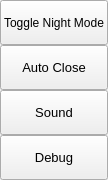
                 <widget class="QFrame" name="extraRightBox">
                  <property name="minimumSize">
                   <size>
                    <width>0</width>
                    <height>0</height>
                   </size>
                  </property>
                  <property name="maximumSize">
                   <size>
                    <width>0</width>
                    <height>16777215</height>
                   </size>
                  </property>
                  <property name="frameShape">
                   <enum>QFrame::NoFrame</enum>
                  </property>
                  <property name="frameShadow">
                   <enum>QFrame::Raised</enum>
                  </property>
                  <layout class="QVBoxLayout" name="verticalLayout_7">
                   <property name="spacing">
                    <number>0</number>
                   </property>
                   <property name="leftMargin">
                    <number>0</number>
                   </property>
                   <property name="topMargin">
                    <number>0</number>
                   </property>
                   <property name="rightMargin">
                    <number>0</number>
                   </property>
                   <property name="bottomMargin">
                    <number>0</number>
                   </property>
                   <item>
                    <widget class="QFrame" name="themeSettingsTopDetail">
                     <property name="maximumSize">
                      <size>
                       <width>16777215</width>
                       <height>3</height>
                      </size>
                     </property>
                     <property name="frameShape">
                      <enum>QFrame::NoFrame</enum>
                     </property>
                     <property name="frameShadow">
                      <enum>QFrame::Raised</enum>
                     </property>
                    </widget>
                   </item>
                   <item>
                    <widget class="QFrame" name="contentSettings">
                     <property name="frameShape">
                      <enum>QFrame::NoFrame</enum>
                     </property>
                     <property name="frameShadow">
                      <enum>QFrame::Raised</enum>
                     </property>
                     <layout class="QVBoxLayout" name="verticalLayout_13">
                      <property name="spacing">
                       <number>0</number>
                      </property>
                      <property name="leftMargin">
                       <number>0</number>
                      </property>
                      <property name="topMargin">
                       <number>0</number>
                      </property>
                      <property name="rightMargin">
                       <number>0</number>
                      </property>
                      <property name="bottomMargin">
                       <number>0</number>
                      </property>
                      <item alignment="Qt::AlignTop">
                       <widget class="QFrame" name="topMenus">
                        <property name="frameShape">
                         <enum>QFrame::NoFrame</enum>
                        </property>
                        <property name="frameShadow">
                         <enum>QFrame::Raised</enum>
                        </property>
                        <layout class="QVBoxLayout" name="verticalLayout_14">
                         <property name="spacing">
                          <number>0</number>
                         </property>
                         <property name="leftMargin">
                          <number>0</number>
                         </property>
                         <property name="topMargin">
                          <number>0</number>
                         </property>
                         <property name="rightMargin">
                          <number>0</number>
                         </property>
                         <property name="bottomMargin">
                          <number>0</number>
                         </property>
                         <item>
                          <widget class="QPushButton" name="btn_NightMode">
                           <property name="sizePolicy">
                            <sizepolicy hsizetype="Expanding" vsizetype="Fixed">
                             <horstretch>0</horstretch>
                             <verstretch>0</verstretch>
                            </sizepolicy>
                           </property>
                           <property name="minimumSize">
                            <size>
                             <width>0</width>
                             <height>45</height>
                            </size>
                           </property>
                           <property name="cursor">
                            <cursorShape>PointingHandCursor</cursorShape>
                           </property>
                           <property name="styleSheet">
                            <string notr="true">background-image: url(:/icons/images/icons/cil-moon.png);</string>
                           </property>
                           <property name="text">
                            <string>Toggle Night Mode</string>
                           </property>
                          </widget>
                         </item>
                         <item>
                          <widget class="QPushButton" name="btn_logout">
                           <property name="sizePolicy">
                            <sizepolicy hsizetype="Expanding" vsizetype="Fixed">
                             <horstretch>0</horstretch>
                             <verstretch>0</verstretch>
                            </sizepolicy>
                           </property>
                           <property name="minimumSize">
                            <size>
                             <width>0</width>
                             <height>45</height>
                            </size>
                           </property>
                           <property name="font">
                            <font>
                             <pointsize>10</pointsize>
                             <italic>false</italic>
                             <bold>false</bold>
                            </font>
                           </property>
                           <property name="cursor">
                            <cursorShape>PointingHandCursor</cursorShape>
                           </property>
                           <property name="layoutDirection">
                            <enum>Qt::LeftToRight</enum>
                           </property>
                           <property name="styleSheet">
                            <string notr="true">background-image: url(:/icons/images/icons/icon_close.png);</string>
                           </property>
                           <property name="text">
                            <string>Auto Close</string>
                           </property>
                          </widget>
                         </item>
                         <item>
                          <widget class="QPushButton" name="btn_message">
                           <property name="sizePolicy">
                            <sizepolicy hsizetype="Expanding" vsizetype="Fixed">
                             <horstretch>0</horstretch>
                             <verstretch>0</verstretch>
                            </sizepolicy>
                           </property>
                           <property name="minimumSize">
                            <size>
                             <width>0</width>
                             <height>45</height>
                            </size>
                           </property>
                           <property name="font">
                            <font>
                             <pointsize>10</pointsize>
                             <italic>false</italic>
                             <bold>false</bold>
                            </font>
                           </property>
                           <property name="cursor">
                            <cursorShape>PointingHandCursor</cursorShape>
                           </property>
                           <property name="layoutDirection">
                            <enum>Qt::LeftToRight</enum>
                           </property>
                           <property name="styleSheet">
                            <string notr="true">background-image: url(:/icons/images/icons/cil-volume-high.png);</string>
                           </property>
                           <property name="text">
                            <string>Sound</string>
                           </property>
                          </widget>
                         </item>
                         <item>
                          <widget class="QPushButton" name="btn_print">
                           <property name="sizePolicy">
                            <sizepolicy hsizetype="Expanding" vsizetype="Fixed">
                             <horstretch>0</horstretch>
                             <verstretch>0</verstretch>
                            </sizepolicy>
                           </property>
                           <property name="minimumSize">
                            <size>
                             <width>0</width>
                             <height>45</height>
                            </size>
                           </property>
                           <property name="font">
                            <font>
                             <pointsize>10</pointsize>
                             <italic>false</italic>
                             <bold>false</bold>
                            </font>
                           </property>
                           <property name="cursor">
                            <cursorShape>PointingHandCursor</cursorShape>
                           </property>
                           <property name="layoutDirection">
                            <enum>Qt::LeftToRight</enum>
                           </property>
                           <property name="styleSheet">
                            <string notr="true">background-image: url(:/icons/images/icons/cil-terminal.png);</string>
                           </property>
                           <property name="text">
                            <string>Debug</string>
                           </property>
                          </widget>
                         </item>
                        </layout>
                       </widget>
                      </item>
                     </layout>
                    </widget>
                   </item>
                  </layout>
                 </widget>
